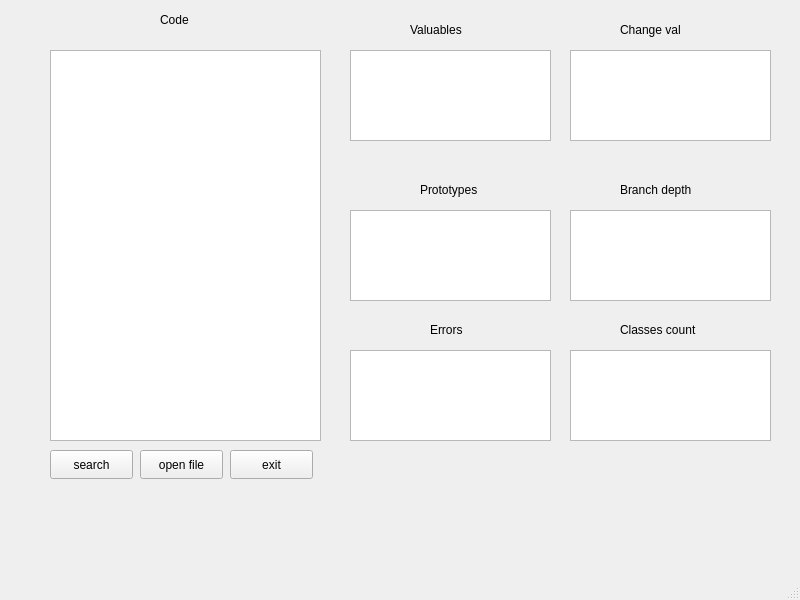
<?xml version="1.0" encoding="UTF-8"?>
<ui version="4.0">
 <class>MainWindow</class>
 <widget class="QMainWindow" name="MainWindow">
  <property name="geometry">
   <rect>
    <x>0</x>
    <y>0</y>
    <width>800</width>
    <height>600</height>
   </rect>
  </property>
  <property name="windowTitle">
   <string>MainWindow</string>
  </property>
  <widget class="QWidget" name="centralwidget">
   <widget class="QPlainTextEdit" name="plainTextEdit">
    <property name="geometry">
     <rect>
      <x>50</x>
      <y>50</y>
      <width>271</width>
      <height>391</height>
     </rect>
    </property>
   </widget>
   <widget class="QPushButton" name="search">
    <property name="geometry">
     <rect>
      <x>50</x>
      <y>450</y>
      <width>83</width>
      <height>29</height>
     </rect>
    </property>
    <property name="text">
     <string>search</string>
    </property>
   </widget>
   <widget class="QPushButton" name="pushButton">
    <property name="geometry">
     <rect>
      <x>140</x>
      <y>450</y>
      <width>83</width>
      <height>29</height>
     </rect>
    </property>
    <property name="text">
     <string>open file</string>
    </property>
   </widget>
   <widget class="QPushButton" name="pushButton_2">
    <property name="geometry">
     <rect>
      <x>230</x>
      <y>450</y>
      <width>83</width>
      <height>29</height>
     </rect>
    </property>
    <property name="text">
     <string>exit</string>
    </property>
   </widget>
   <widget class="QLabel" name="label">
    <property name="geometry">
     <rect>
      <x>160</x>
      <y>10</y>
      <width>41</width>
      <height>20</height>
     </rect>
    </property>
    <property name="text">
     <string>Code</string>
    </property>
   </widget>
   <widget class="QLabel" name="label_2">
    <property name="geometry">
     <rect>
      <x>410</x>
      <y>20</y>
      <width>71</width>
      <height>20</height>
     </rect>
    </property>
    <property name="text">
     <string>Valuables</string>
    </property>
   </widget>
   <widget class="QLabel" name="label_3">
    <property name="geometry">
     <rect>
      <x>620</x>
      <y>20</y>
      <width>81</width>
      <height>20</height>
     </rect>
    </property>
    <property name="text">
     <string>Change val</string>
    </property>
   </widget>
   <widget class="QLabel" name="label_4">
    <property name="geometry">
     <rect>
      <x>420</x>
      <y>180</y>
      <width>71</width>
      <height>20</height>
     </rect>
    </property>
    <property name="text">
     <string>Prototypes</string>
    </property>
   </widget>
   <widget class="QLabel" name="label_5">
    <property name="geometry">
     <rect>
      <x>620</x>
      <y>180</y>
      <width>91</width>
      <height>20</height>
     </rect>
    </property>
    <property name="text">
     <string>Branch depth</string>
    </property>
   </widget>
   <widget class="QLabel" name="label_6">
    <property name="geometry">
     <rect>
      <x>430</x>
      <y>320</y>
      <width>63</width>
      <height>20</height>
     </rect>
    </property>
    <property name="text">
     <string>Errors</string>
    </property>
   </widget>
   <widget class="QLabel" name="label_7">
    <property name="geometry">
     <rect>
      <x>620</x>
      <y>320</y>
      <width>91</width>
      <height>20</height>
     </rect>
    </property>
    <property name="text">
     <string>Classes count</string>
    </property>
   </widget>
   <widget class="QListWidget" name="Valuables">
    <property name="geometry">
     <rect>
      <x>350</x>
      <y>50</y>
      <width>201</width>
      <height>91</height>
     </rect>
    </property>
   </widget>
   <widget class="QListWidget" name="Coordinates">
    <property name="geometry">
     <rect>
      <x>570</x>
      <y>50</y>
      <width>201</width>
      <height>91</height>
     </rect>
    </property>
   </widget>
   <widget class="QListWidget" name="Prototypes">
    <property name="geometry">
     <rect>
      <x>350</x>
      <y>210</y>
      <width>201</width>
      <height>91</height>
     </rect>
    </property>
   </widget>
   <widget class="QListWidget" name="Depth">
    <property name="geometry">
     <rect>
      <x>570</x>
      <y>210</y>
      <width>201</width>
      <height>91</height>
     </rect>
    </property>
   </widget>
   <widget class="QListWidget" name="Errors">
    <property name="geometry">
     <rect>
      <x>350</x>
      <y>350</y>
      <width>201</width>
      <height>91</height>
     </rect>
    </property>
   </widget>
   <widget class="QListWidget" name="Classes">
    <property name="geometry">
     <rect>
      <x>570</x>
      <y>350</y>
      <width>201</width>
      <height>91</height>
     </rect>
    </property>
   </widget>
  </widget>
  <widget class="QMenuBar" name="menubar">
   <property name="geometry">
    <rect>
     <x>0</x>
     <y>0</y>
     <width>800</width>
     <height>25</height>
    </rect>
   </property>
  </widget>
  <widget class="QStatusBar" name="statusbar"/>
 </widget>
 <resources/>
 <connections/>
</ui>
